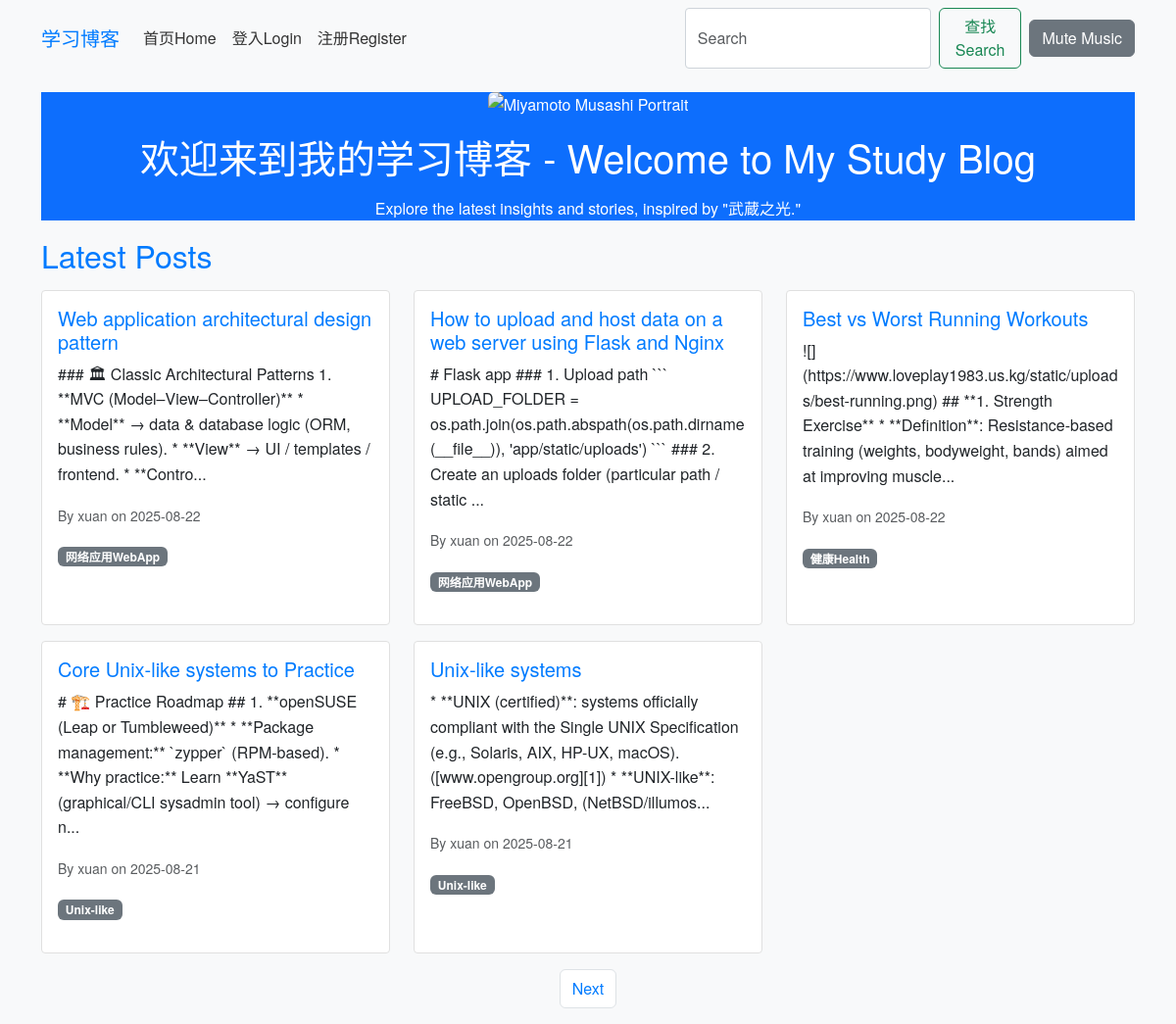
/index, run on the app's committed database.
### app/models.py (models this page shows, shortened)
class Post(db.Model):
    id = db.Column(db.Integer, primary_key=True)
    title = db.Column(db.String(100), nullable=False)
    body = db.Column(db.Text, nullable=False)
    timestamp = db.Column(db.DateTime, index=True, default=datetime.utcnow)
    user_id = db.Column(db.Integer, db.ForeignKey('user.id'), nullable=False)
    category_id = db.Column(db.Integer, db.ForeignKey('category.id'))
    comments = db.relationship('Comment', backref='post', lazy='dynamic')

class User(db.Model, UserMixin):
    id = db.Column(db.Integer, primary_key=True)
    username = db.Column(db.String(64), index=True, unique=True)
    email = db.Column(db.String(120), index=True, unique=True)
    password_hash = db.Column(db.String(128))
    posts = db.relationship('Post', backref='author', lazy='dynamic')
    comments = db.relationship('Comment', backref='author', lazy='dynamic')
    about_me = db.Column(db.String(140))
    last_seen = db.Column(db.DateTime, default=datetime.utcnow)
    about_me = db.Column(db.Text)  # Changed from String(140) to Text for richer content
    avatar = db.Column(db.String(128))  # New field for avatar filename

class Category(db.Model):
    id = db.Column(db.Integer, primary_key=True)
    name = db.Column(db.String(50), unique=True)
    posts = db.relationship('Post', backref='category', lazy='dynamic')

### app/routes.py (the view)
@bp.route('/')
@bp.route('/index', methods=['GET'])
def index():
    page = request.args.get('page', 1, type=int)
    posts = Post.query.order_by(Post.timestamp.desc()).paginate(page=page, per_page=5, error_out=False)
    next_url = url_for('main.index', page=posts.next_num) if posts.has_next else None
    prev_url = url_for('main.index', page=posts.prev_num) if posts.has_prev else None
    return render_template('index.html', posts=posts.items, next_url=next_url, prev_url=prev_url)

### app/templates/index.html (shortened to what this page needs)
{% extends 'base.html' %}
{% block content %}
<div class="jumbotron text-center bg-primary text-white" style="opacity: 1; background-color: #0d6efd !important;">
    <img src="{{ url_for('static', filename='images/miyamotto.png') }}" alt="Miyamoto Musashi Portrait" class="img-fluid rounded mb-3" style="max-height: 300px;">
    <h1 style="color: #fff !important; opacity: 1;">欢迎来到我的学习博客 - Welcome to My Study Blog</h1>
    <p style="color: #fff !important; opacity: 1;">Explore the latest insights and stories, inspired by "武蔵之光."</p>
</div>
<h2>Latest Posts</h2>
<div class="row">
    {% for post in posts %}
    <div class="col-md-4 mb-3">
        <div class="card h-100">
            <div class="card-body">
                <h5 class="card-title"><a href="{{ url_for('main.post', post_id=post.id) }}">{{ post.title }}</a></h5>
                <p class="card-text">{{ post.body[:200] }}...</p>
                <p class="card-text"><small class="text-muted">By {{ post.author.username }} on {{ post.timestamp.strftime('%Y-%m-%d') }}</small></p>
                {% if post.category %}<span class="badge bg-secondary">{{ post.category.name }}</span>{% endif %}
            </div>
        </div>
    </div>
    {% endfor %}
</div>
<nav>
    <ul class="pagination justify-content-center">
        {% if next_url %}<li class="page-item"><a class="page-link" href="{{ next_url }}">Next</a></li>{% endif %}
    </ul>
</nav>
{% endblock %}

### app/static/css/style.css (style rules this page uses)
body { font-family: 'Helvetica Neue', Arial, sans-serif; background-color: #f8f9fa; color: #333; line-height: 1.6; margin: 0; padding: 0; }
h1, h2, h3 { color: #007bff; margin-bottom: 1rem; }
a { color: #007bff; text-decoration: none; }
.card { border: 1px solid #e0e0e0; border-radius: 0.25rem; margin-bottom: 1rem; box-shadow: none; }
.card-body { padding: 1rem; }
.pagination .page-link { color: #007bff; }

### data on the page
Post: title "Web application architectural design pattern", body "### 🏛 Classic Architectural Patterns 1. **MVC (Model–View–Controller)** * **Model** → data & database logic (ORM, business rules). * **View** → UI / templates / frontend. * **Contro", author.username "xuan", timestamp "2025-08-22", category.name "网络应用WebApp"
Post: title "How to upload and host data on a web server using Flask and Nginx", body "# Flask app ### 1. Upload path ``` UPLOAD_FOLDER = os.path.join(os.path.abspath(os.path.dirname(__file__)), 'app/static/uploads') ``` ### 2. Create an uploads folder (particular path / static", author.username "xuan", timestamp "2025-08-22", category.name "网络应用WebApp"
Post: title "Best vs Worst Running Workouts", body "![](https://www.loveplay1983.us.kg/static/uploads/best-running.png) ## **1. Strength Exercise** * **Definition**: Resistance-based training (weights, bodyweight, bands) aimed at improving muscle", author.username "xuan", timestamp "2025-08-22", category.name "健康Health"
Post: title "Core Unix-like systems to Practice", body "# 🏗️ Practice Roadmap ## 1. **openSUSE (Leap or Tumbleweed)** * **Package management:** `zypper` (RPM-based). * **Why practice:** Learn **YaST** (graphical/CLI sysadmin tool) → configure n", author.username "xuan", timestamp "2025-08-21", category.name "Unix-like"
Post: title "Unix-like systems", body "* **UNIX (certified)**: systems officially compliant with the Single UNIX Specification (e.g., Solaris, AIX, HP-UX, macOS). ([www.opengroup.org][1]) * **UNIX-like**: FreeBSD, OpenBSD, (NetBSD/illumos", author.username "xuan", timestamp "2025-08-21", category.name "Unix-like"
